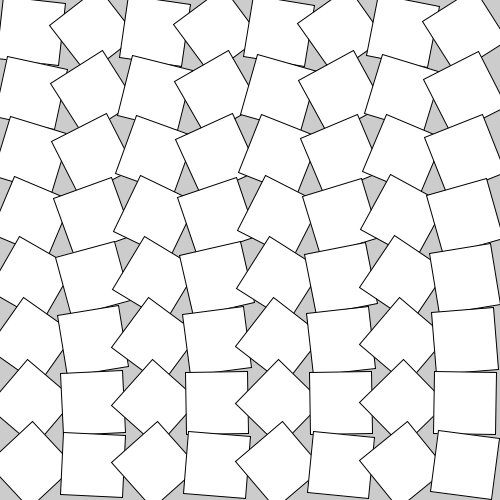
Frame 1 (no input)
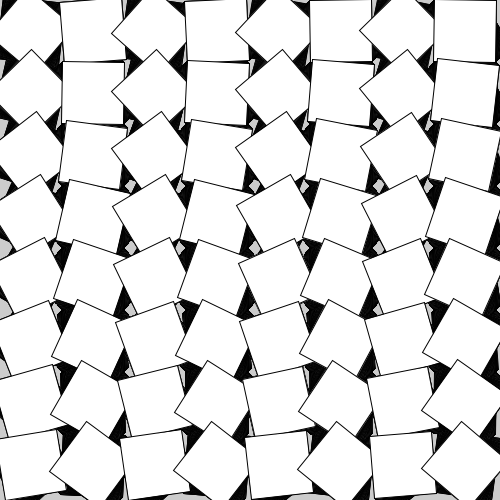
Frame 60 (the mouse pressed at the canvas centre just before this capture)
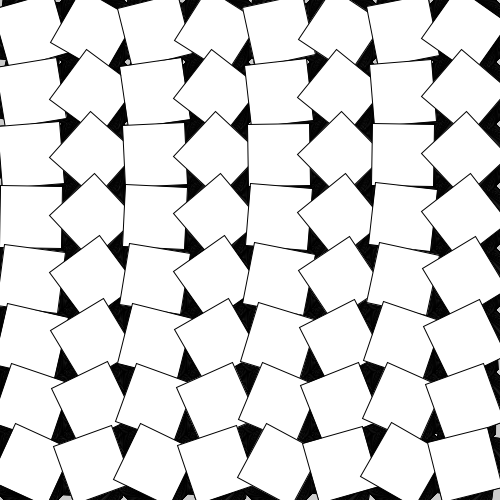
Frame 120 (the mouse held since frame 60 and released just before this capture)

The Processing sketch that drew these frames (run headless with seeded random() and noise(); from frame 60 on, the mouse is pressed at the canvas centre):

// Processing sketch: cours_4_exo_2_rep_rotation
// ── cours_4_exo_2_rep_rotation.pde
/**
 * Créer une fenêtre carré.
 * Et quelque soit sa taille de la fenêtre affichez une grille de 8 sur 8
 * chaque case de la grille devra avoir une orientation différente, avec une rotation par le milieu
 * 
 * 
 * fonctions autorisées
 * setup()
 * draw()
 * size()
 * for(;;) {}
 * square()
 * push()
 * translate();
 * pop();
 * println()
 * 
 * width, height, frameCount
 *
 * Bonus : si ç tourne c'est mieux, sinon pas grave !
 * Dans ce cas une variable pour récupérer le numéro de la case pourrait être utile.
 * */

int colonne = 8;
int ligne = 8;

void setup() {
	size(500,500);
}

void draw() {
  int taille = width / colonne;
  float count = 0;
  push();
  // translation de l'ensemble de la grille pour la remettre en bonne position
  translate(taille / 2, taille / 2);
  for(int x = 0 ; x < colonne ; x++) {
    for(int y = 0 ; y < ligne ; y++) {
      count++;
      forme(x, y, taille, count);
    }
  }
  pop();
}

void forme(int pos_x, int pos_y, int taille, float rank) {
  int decalage = taille / 2;
  // create rotate on the center of square
  push();
  translate(pos_x * taille, pos_y * taille);
  float value_rotation = (frameCount * 0.01) + (rank *0.1);
  rotate(value_rotation);
  square(-decalage, -decalage, taille);
  pop();
}
